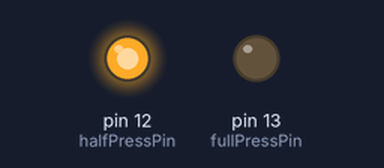
The sketch below on a simulated Arduino Uno, built with avr-gcc and run on an emulated ATmega328P. Parts: output pins drawn as LEDs (lit = HIGH).

Above: at 0.5 s.
At 1.5 s:
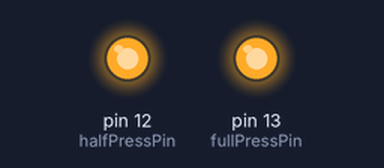
At 5.5 s:
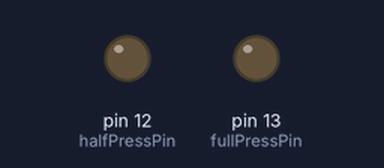
Timing chart, 0 to 6.9 s (numbered marks = the images above):
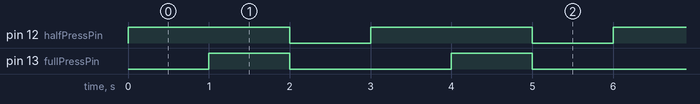

The sketch:

RemoteTrigger.ino
```cpp
#define halfPressPin 12
#define fullPressPin 13

void setup() {
  pinMode(halfPressPin, OUTPUT);
  pinMode(fullPressPin, OUTPUT);
}

void loop() {
  digitalWrite(halfPressPin, 1);
  delay(1000);

  digitalWrite(fullPressPin, 1);
  delay(1000);

  digitalWrite(halfPressPin, 0);
  digitalWrite(fullPressPin, 0);
  delay(1000);

}
```

Measured:
- by itself, pin 12 (halfPressPin): alternates HIGH for 2.0 s and LOW for 1.0 s
- by itself, pin 13 (fullPressPin): alternates HIGH for 1.0 s and LOW for 2.0 s
- by itself, everything shown: repeats every 3.0 s, in 3 steps
